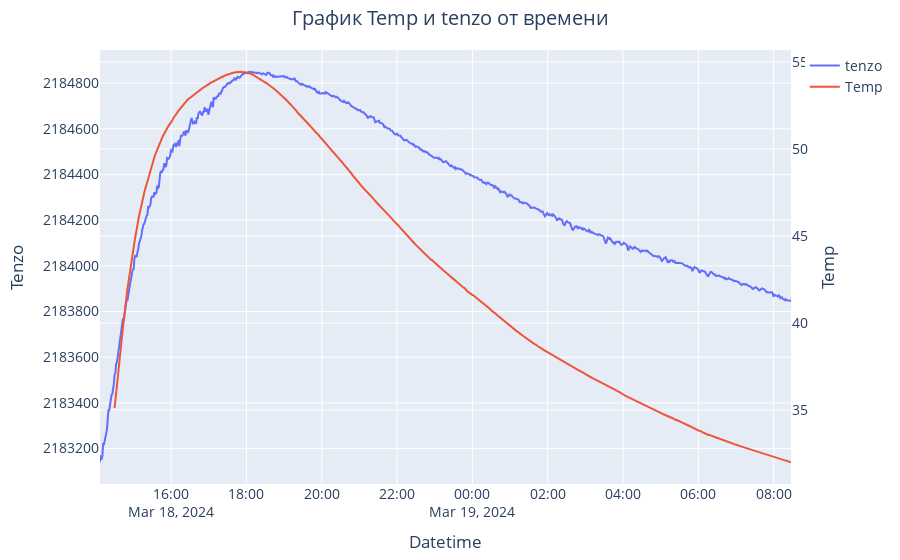

This figure's notebook cell:
### Code cell
create_plot(df)

### Figure 1 — Plotly figure (JSON) as saved in the notebook; plotly's stock layout.template omitted (floating-point values rounded to 4 significant figures; data arrays with more than 128 entries replaced by an {"elided": "..."} marker saying what was removed)
{"data": [{"mode": "lines", "name": "tenzo", "type": "scatter", "x": {"elided": "909 str values"}, "y": {"elided": "909 int values"}}, {"mode": "lines", "name": "Temp", "type": "scatter", "x": {"elided": "909 str values"}, "y": {"elided": "909 float values"}, "yaxis": "y2"}], "layout": {"font": {"size": 14}, "hovermode": "x", "margin": {"b": 50, "l": 100, "r": 100, "t": 50}, "title": {"text": "График Temp и tenzo от времени", "x": 0.5}, "xaxis": {"title": {"text": "Datetime"}}, "yaxis": {"side": "left", "tickformat": "d", "title": {"text": "Tenzo"}, "visible": true}, "yaxis2": {"overlaying": "y", "side": "right", "tickformat": "d", "title": {"text": "Temp"}, "visible": true}}}
